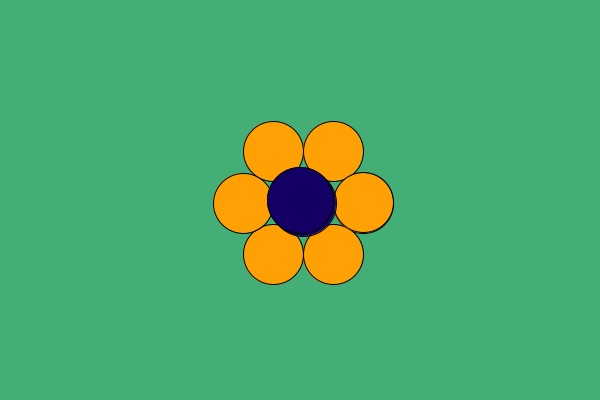
Frame 1 (no input)
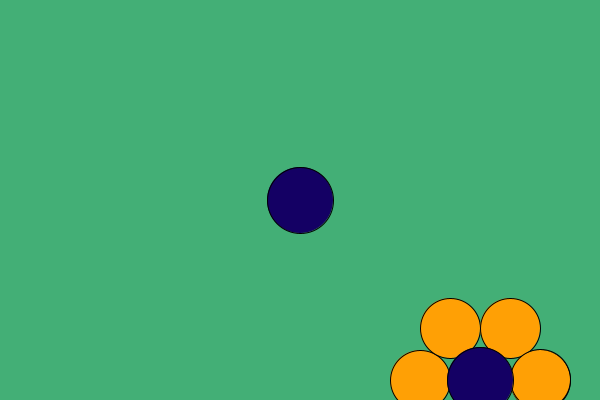
Frame 60 (the mouse pressed at the canvas centre just before this capture)
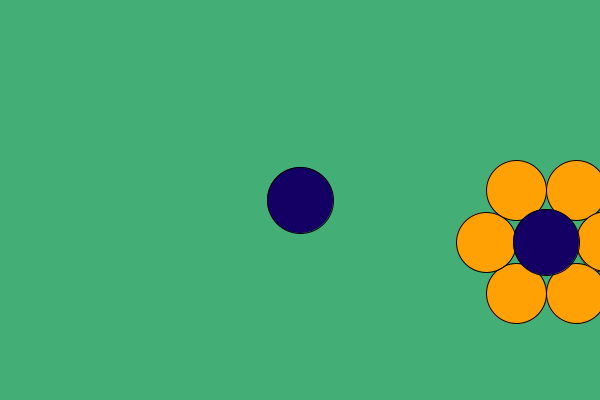
Frame 120 (the mouse held since frame 60 and released just before this capture)

The Processing sketch that drew these frames (run headless with seeded random() and noise(); from frame 60 on, the mouse is pressed at the canvas centre):

// Processing sketch: Flower
// ── Flower.pde
Object o;
Object o2;
int r = 60;
void setup() {
  size(600, 400);
  o = new Object(r, width/2, height/2, 3, 3);
  o2 = new Object(r, width/2, height/2, 3, 3, true);
}

void draw()
{
  background(#43AF76);
  o.move();
  o.display();
  o.edgeCollider();
  //o2.move();
  o2.display();
  o2.edgeCollider();
  collision();
}  
void mousePressed()
{
  o2.x = mouseX;
  o2.y = mouseY;
}
void collision()
{
 if(dist(o.x,o.y,o2.x,o2.y) < r*2)
 {
   o2.c = #17FF08;
 }else{
   o2.c = #140064;
 }
}

// ── Obejct.pde
class Object
{
  int r;
  float ballX;
  float ballY;
  float xSpeed;
  float ySpeed;
  float x;
  float y;
  boolean ball;
  color c = color(#140064);
  Object(int _r, float _x, float _y, float _xSpeed, float _ySpeed)
  {
    r = _r;
    x = _x;
    y = _y;
    xSpeed = _xSpeed;
    ySpeed = _ySpeed;
  }
  Object(int _r, float _x, float _y, float _xSpeed, float _ySpeed, boolean _ball)
  {
    r = _r;
    x = _x;
    y = _y;
    xSpeed = _xSpeed;
    ySpeed = _ySpeed;
    ball = _ball;
  }

  void move()
  {
    x = x + xSpeed;
    y = y + ySpeed;
  }
  void display()
  {
    if (ball == false)
    {
      fill(#FFA005);
      for (float i=0; i<PI*2; i+=2*PI/6) 
      {
        ballX=x + r*cos(i);
        ballY=y + r*sin(i);
        ellipse(ballX, ballY, r, r);
      }
    }
    fill(c);
    ellipse(x, y, r*1.1, r*1.1);
  }
  void edgeCollider()
  {
    if (x > width || x < 0)
    {
      xSpeed = xSpeed * -1;
    }
    if (y > height || y < 0)
    {
      ySpeed = ySpeed * -1;
    }
  }
}
